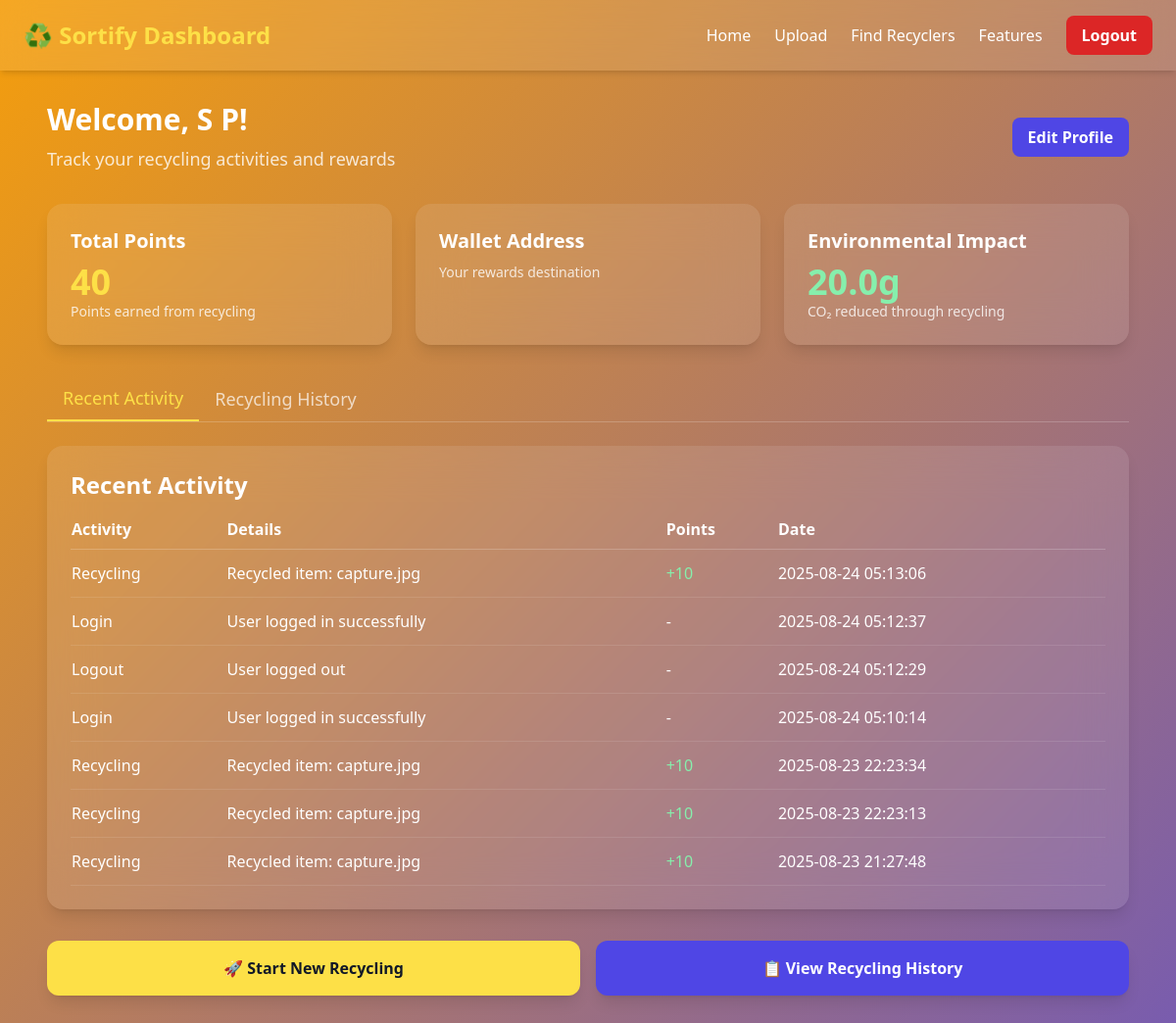
/dashboard (signed in), run on an earlier commit of the app's database.
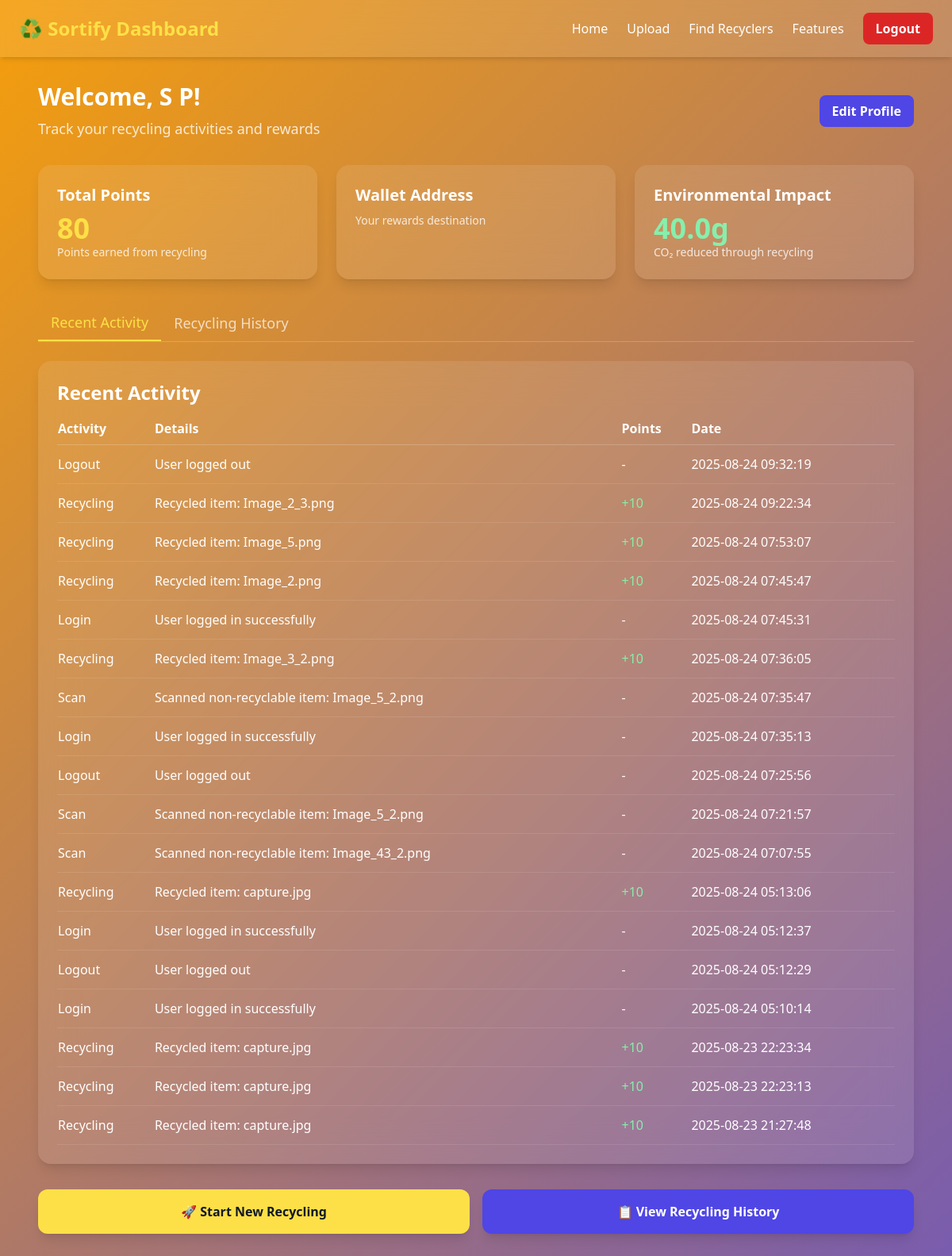
And on a later commit of the database.
### tables this page shows
CREATE TABLE user_activity
                 (id INTEGER PRIMARY KEY AUTOINCREMENT,
                  user_id INTEGER NOT NULL,
                  activity_type TEXT NOT NULL,
                  activity_details TEXT,
                  points_earned INTEGER DEFAULT 0,
                  created_at TIMESTAMP DEFAULT CURRENT_TIMESTAMP,
                  FOREIGN KEY (user_id) REFERENCES users (id));

### app.py (the view)
@app.route("/dashboard")
@login_required
def dashboard():
    conn = sqlite3.connect('users.db')
    c = conn.cursor()
    c.execute('''SELECT activity_type, activity_details, points_earned, created_at
                 FROM user_activity
                 WHERE user_id = ?
                 ORDER BY created_at DESC
                 LIMIT 20''', (session['user_id'],))
    activities = c.fetchall()
    c.execute('''SELECT SUM(points_earned) FROM user_activity WHERE user_id = ?''',
              (session['user_id'],))
    total_points = c.fetchone()[0] or 0
    c.execute('''SELECT wallet_address FROM users WHERE id = ?''', (session['user_id'],))
    wallet_result = c.fetchone()
    wallet_address = wallet_result[0] if wallet_result else "Not set"
    conn.close()
    return render_template("dashboard.html",
                         user_name=session.get('user_name'),
                         activities=activities,
                         total_points=total_points,
                         wallet_address=wallet_address)

### app.py (called while the page is built)
def login_required(f):
    @wraps(f)
    def decorated_function(*args, **kwargs):
        if 'user_id' not in session:
            flash('Please log in to access this page.', 'warning')
            return redirect(url_for('landing'))
        return f(*args, **kwargs)
    return decorated_function

### templates/dashboard.html (shortened to what this page needs)
<!DOCTYPE html>
<html lang="en">
<head>
    <script src="https://cdn.tailwindcss.com"></script>
</head>
<body class="min-h-screen text-white">
    <header class="w-full bg-white bg-opacity-10 backdrop-blur-lg shadow-md">
        <div class="max-w-7xl mx-auto px-6 py-4 flex justify-between items-center">
            <h1 class="text-2xl font-extrabold text-yellow-300">♻️ Sortify Dashboard</h1>
            <nav class="flex items-center gap-6">
                <a href="{{ url_for('landing') }}" class="hover:text-yellow-300 transition">Home</a>
                <a href="{{ url_for('upload_page') }}" class="hover:text-yellow-300 transition">Upload</a>
                <a href="{{ url_for('recyclers_page') }}" class="hover:text-yellow-300 transition">Find Recyclers</a>
                <a href="{{ url_for('features_page') }}" class="hover:text-yellow-300 transition">Features</a>
                <a href="{{ url_for('logout') }}" class="px-4 py-2 bg-red-600 rounded-lg font-semibold hover:bg-red-700 transition">
                    Logout
                </a>
            </nav>
        </div>
    </header>
    <main class="max-w-6xl mx-auto px-6 py-8">
        <div class="mb-8 flex justify-between items-center">
            <div>
                <h2 class="text-3xl font-bold mb-2">Welcome, {{ user_name }}!</h2>
                <p class="text-lg opacity-80">Track your recycling activities and rewards</p>
            </div>
            <button onclick="openEditProfileModal()" class="px-4 py-2 bg-indigo-600 rounded-lg font-semibold hover:bg-indigo-700 transition">
                Edit Profile
            </button>
        </div>
        <div class="grid grid-cols-1 md:grid-cols-3 gap-6 mb-8">
            <div class="bg-white bg-opacity-10 backdrop-blur-xl p-6 rounded-2xl shadow-lg">
                <h3 class="text-xl font-semibold mb-2">Total Points</h3>
                <p class="text-4xl font-bold text-yellow-300">{{ total_points }}</p>
                <p class="text-sm opacity-80">Points earned from recycling</p>
            </div>
            <div class="bg-white bg-opacity-10 backdrop-blur-xl p-6 rounded-2xl shadow-lg">
                <h3 class="text-xl font-semibold mb-2">Wallet Address</h3>
                <p class="text-sm opacity-80">Your rewards destination</p>
            </div>
            <div class="bg-white bg-opacity-10 backdrop-blur-xl p-6 rounded-2xl shadow-lg">
                <h3 class="text-xl font-semibold mb-2">Environmental Impact</h3>
                <p class="text-4xl font-bold text-green-300">{{ total_points * 0.5 }}g</p>
                <p class="text-sm opacity-80">CO₂ reduced through recycling</p>
            </div>
        </div>
        <div class="flex border-b border-white border-opacity-20 mb-6">
            <button class="tab-button px-4 py-2 font-medium text-lg border-b-2 border-yellow-300 text-yellow-300" data-tab="recent-activity">
                Recent Activity
            </button>
            <button class="tab-button px-4 py-2 font-medium text-lg opacity-70 hover:opacity-100 transition" data-tab="recycling-history">
                Recycling History
            </button>
        </div>
        <div id="recent-activity" class="tab-content">
            <div class="bg-white bg-opacity-10 backdrop-blur-xl p-6 rounded-2xl shadow-lg">
                <h3 class="text-2xl font-semibold mb-4">Recent Activity</h3>
                {% if activities %}
                <div class="overflow-x-auto">
                    <table class="w-full text-left">
                        <thead>
                            <tr class="border-b border-white border-opacity-20">
                                <th class="pb-2">Activity</th>
                                <th class="pb-2">Details</th>
                                <th class="pb-2">Points</th>
                                <th class="pb-2">Date</th>
                            </tr>
                        </thead>
                        <tbody>
                            {% for activity in activities %}
                            <tr class="border-b border-white border-opacity-10">
                                <td class="py-3 capitalize">{{ activity[0] }}</td>
                                <td class="py-3">{{ activity[1] }}</td>
                                <td class="py-3">
                                    {% if activity[2] > 0 %}
                                    <span class="text-green-300">+{{ activity[2] }}</span>
                                    {% else %}
                                    <span>-</span>
                                    {% endif %}
                                </td>
                                <td class="py-3">{{ activity[3].split('.')[0] }}</td>
                            </tr>
                            {% endfor %}
                        </tbody>
                    </table>
                </div>
                {% else %}
                <p class="text-center py-8 opacity-70">No activity yet. Start recycling to earn points!</p>
                {% endif %}
            </div>
        </div>
        <div class="mt-8 flex flex-col sm:flex-row gap-4">
            <a href="{{ url_for('upload_page') }}" class="flex-1 px-6 py-4 bg-yellow-300 text-gray-900 rounded-xl font-bold text-center shadow-lg transform transition hover:scale-105 hover:bg-yellow-400">
                🚀 Start New Recycling
            </a>
            <button onclick="showRecyclingHistory()" class="flex-1 px-6 py-4 bg-indigo-600 text-white rounded-xl font-bold text-center shadow-lg transform transition hover:scale-105 hover:bg-indigo-700">
                📋 View Recycling History
            </button>
        </div>
    </main>
</body>
</html>

### templates/dashboard.html (style rules this page uses)
body { background: linear-gradient(-45deg, #16a34a, #2563eb, #4f46e5, #f59e0b); background-size: 400% 400%; animation: gradientBG 12s ease infinite; }

What changed in the data, as far as the page shows it:
added user_activity: activity_type "Logout", activity_details "User logged out", created_at "2025-08-24 09:32:19"
added user_activity: activity_type "Recycling", activity_details "Recycled item: Image_2_3.png", points_earned "10", created_at "2025-08-24 09:22:34"
added user_activity: activity_type "Recycling", activity_details "Recycled item: Image_5.png", points_earned "10", created_at "2025-08-24 07:53:07"
added user_activity: activity_type "Recycling", activity_details "Recycled item: Image_2.png", points_earned "10", created_at "2025-08-24 07:45:47"
added user_activity: activity_type "Login", activity_details "User logged in successfully", created_at "2025-08-24 07:45:31"
added user_activity: activity_type "Recycling", activity_details "Recycled item: Image_3_2.png", points_earned "10", created_at "2025-08-24 07:36:05"
added user_activity: activity_type "Scan", activity_details "Scanned non-recyclable item: Image_5_2.png", created_at "2025-08-24 07:35:47"
added user_activity: activity_type "Login", activity_details "User logged in successfully", created_at "2025-08-24 07:35:13"
added user_activity: activity_type "Logout", activity_details "User logged out", created_at "2025-08-24 07:25:56"
added user_activity: activity_type "Scan", activity_details "Scanned non-recyclable item: Image_5_2.png", created_at "2025-08-24 07:21:57"
added user_activity: activity_type "Scan", activity_details "Scanned non-recyclable item: Image_43_2.png", created_at "2025-08-24 07:07:55"
Also different on the page:
{{ total_points }}: "40" → "80"
{{ total_points * 0.5 }}: "20.0" → "40.0"
